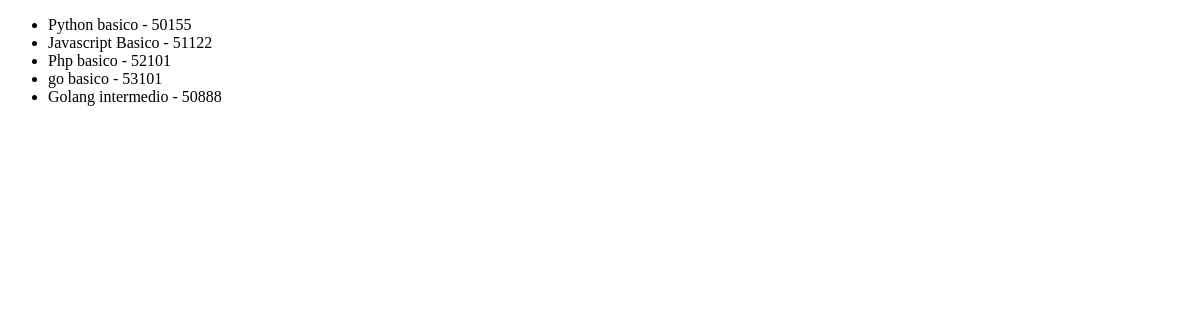
/app-coder/lista-cursos/, run on an earlier commit of the app's database.
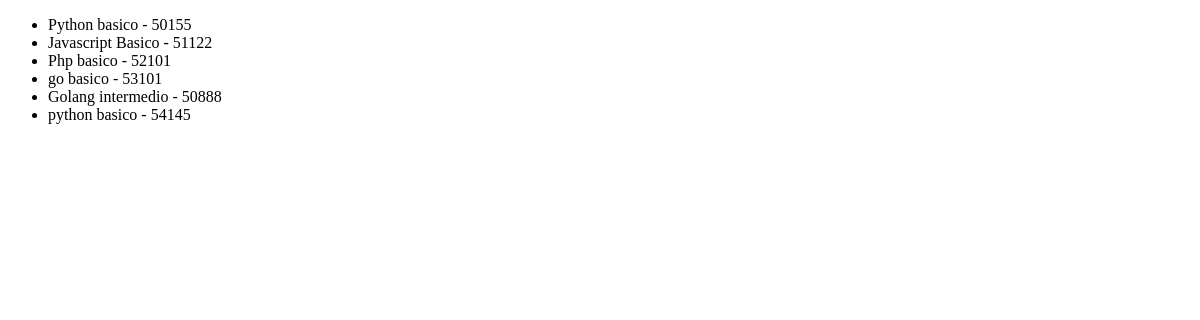
And on a later commit of the database.
### AppCoder/models.py (models this page shows, shortened)
class Curso(models.Model):
    nombre = models.CharField(max_length=40)
    camada = models.IntegerField()

### AppCoder/views.py (the view)
# urls.py: path('lista-cursos/', lista_cursos),
def lista_cursos(req):
    lista = Curso.objects.all()
    return render(req, "lista_cursos.html", {"lista_cursos": lista})

### AppCoder/templates/lista_cursos.html (shortened to what this page needs)
<!DOCTYPE html>
<html lang="en">
<head>
</head>
<body>
<ul>
    {% for curso in lista_cursos %}
        <li> {{curso.nombre}} - {{curso.camada}} </li>
    {% endfor %}
</ul>
</body>
</html>

What changed in the data, as far as the page shows it:
added Curso: nombre "python basico", camada "54145"
